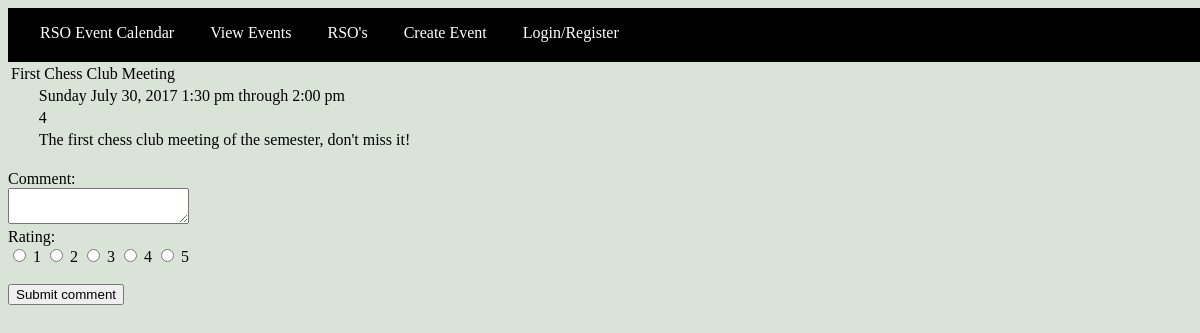
/php/event_page.php?eid=1, run on the app's committed database.
### tables this page shows
CREATE TABLE events(
        eid           VARCHAR(11)   NOT NULL,
        rso_id        INT           NOT NULL,
        name          VARCHAR(255)  NOT NULL,
        email         VARCHAR(255)  NOT NULL,
        type          VARCHAR(11)   NOT NULL,
        phone         VARCHAR(20)   NOT NULL,
        start_date    DATETIME      NOT NULL,
        end_date      DATETIME      NOT NULL,
        lid           INT           NOT NULL,
        description   TEXT          NOT NULL,
        approved      BOOLEAN               ,
        school_code   INT           NOT NULL,
        privacy       INT           NOT NULL,
        FOREIGN KEY (rso_id) REFERENCES rso (rso_id) ON DELETE CASCADE,
        FOREIGN KEY (lid) REFERENCES location (lid) ON DELETE CASCADE,
        FOREIGN KEY (school_code) REFERENCES university (school_code) ON DELETE CASCADE,
        PRIMARY KEY (eid)
);

### php/functions.php (called while the page is built, shortened)
<?php
$dbhost = 'localhost';
$dbname = 'event_db';
$dbuser = 'root';
$dbpass = '';
$con = mysqli_connect($dbhost, $dbuser, $dbpass, $dbname) or
  die(mysql_error());
function queryMysql($query)
{
  global $con;
  $result = mysqli_query($con, $query);
  return $result;
}
 ?>

### php/event_page.php (the view, shortened to what this page needs)
<?php
require_once 'header.php';
$pull_eid = $_GET['eid'];
$sql = "SELECT
            name,
            privacy,
            email,
            type,
            phone,
            start_date,
            end_date,
            lid,
            description
        FROM events
            WHERE eid = $pull_eid";
$result = queryMysql($sql);
if ($result->num_rows >0)
{
    echo "<table>";
    while($row = $result->fetch_assoc())
    {
        $stime = strtotime($row['start_date']);
        $etime = strtotime($row['end_date']);
        echo "<tr><td>" . $row["name"] . "</td></tr>";
        echo "<tr><td class=indent>" . date('l F d, Y g:i a', $stime) . " through " . date('g:i a', $etime) . "</td></tr>";
        echo "<tr><td class=indent>" . $row["lid"] . " " . "</td></tr>";
        echo "<tr><td class=indent>" . $row["description"] . "</td></tr>";
    }
    echo "</table></br>";
}
echo"<form method='post' action='post_comment.php'>
  Comment:
  </br>
  <textarea name='comment' id='comment'></textarea>
  </br>
  Rating: </br>
  <input type='radio' name='rating' value='1'> 1
  <input type='radio' name='rating' value='2'> 2
  <input type='radio' name='rating' value='3'> 3
  <input type='radio' name='rating' value='4'> 4
  <input type='radio' name='rating' value='5'> 5 </br>
  </br>
  <button> Submit comment </button><input type ='hidden' name='eid' value = '$pull_eid'/>";
echo "</form></hmtl>";
?>

### css/home.css (style rules this page uses)
body { background-color: #d9e3d8; }

### php/header.php (style rules this page uses)
td.indent { padding-left: 1.8em }

### data on the page
events: name "First Chess Club Meeting", start_date "Sunday July 30, 2017 1:30 pm", end_date "2:00 pm", lid "4", description "The first chess club meeting of the semester, don't miss it!"
